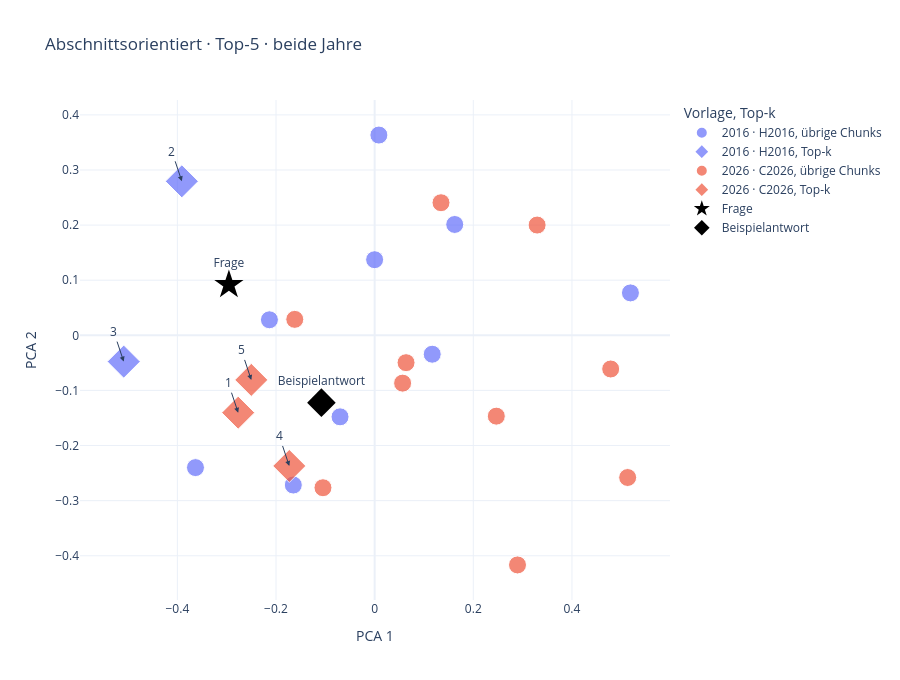

Notebook code for this chart:
### Code cell
plot_data = selection.copy()
plot_data["Top-k"] = np.where(plot_data["item_id"].isin(top_ids), "Top-k", "übrige Chunks")
plot_data["Punktgrösse"] = np.where(plot_data["item_id"].isin(top_ids), 16, 8)
plot_data["Auszug"] = plot_data["text"].str.slice(0, 240)

fig = px.scatter(
    plot_data,
    x="pca_1",
    y="pca_2",
    color="year_label",
    symbol="Top-k",
    size="Punktgrösse",
    size_max=18,
    hover_name="item_id",
    hover_data={
        "role": True,
        "pages": True,
        "similarity": ":.3f",
        "Auszug": True,
        "pca_1": False,
        "pca_2": False,
        "Punktgrösse": False,
    },
    title=f"{plot_data['strategy_label'].iloc[0]} · Top-{TOP_K} · " + ("nur 2026" if NUR_2026 else "beide Jahre"),
    labels={"pca_1": "PCA 1", "pca_2": "PCA 2", "year_label": "Vorlage"},
)

specials = points.query("kind != 'chunk'")
for _, row in specials.iterrows():
    fig.add_trace(go.Scatter(
        x=[row["pca_1"]], y=[row["pca_2"]],
        mode="markers+text", name=row["label"], text=[row["label"]],
        textposition="top center",
        marker={"symbol": "star" if row["kind"] == "question" else "diamond", "size": 22, "color": "black"},
        hovertext=textwrap.shorten(row["text"], width=500, placeholder=" …"), hoverinfo="text",
    ))

for _, row in top.iterrows():
    fig.add_annotation(x=row["pca_1"], y=row["pca_2"], text=str(int(row["rank"])), showarrow=True, arrowhead=2)

fig.update_layout(template="plotly_white", height=680)
fig.show()

### Figure 1 — Plotly figure (JSON) as saved in the notebook; plotly's stock layout.template omitted (floating-point values rounded to 4 significant figures)
{"data": [{"customdata": [["Kurzfassung und Behördenposition", 5, 0.5484, "Ausgangslage Bei der direkten Bundessteuer zahlen rund 80 000 Zweiverdienerehepaare und zahlreiche Rentnerehepaare mehr als unverheiratete Paare in gleichen wirtschaftlichen Verhältnissen. Bei den kantonalen Steuern zahlen Ehepaare in der R", 8], ["Kurzfassung und Behördenposition", 5, 0.5546, "Bei den Sozialversicherungen sehen Bundesrat und Parlament insgesamt keine Benachteiligung von Ehepaaren. Der Bundesrat stimmte der Initiative ursprünglich zu. Er sah darin eine Möglichkeit, die steuerliche Benachteiligung von Ehepaaren vol", 8], ["Forderungen, Sozialversicherungen und Ehedefinition", 7, 0.5856, "Liegen die Nettoerwerbseinkommen bzw. die Pensionseinkommen unter diesen Schwellenwerten, dann sind Ehepaare bei der direkten Bundessteuer besser gestellt als unverheiratete Paare. Einverdienerehepaare bezahlen generell weniger Steuern als ", 8], ["Umsetzung und Steuermodelle", 8, 0.5922, "Bei Annahme der Initiative müsste der Bundesrat eine Gesetzesvorlage ausarbeiten, welche die steuerliche Benachteiligung von Ehepaaren gänzlich beseitigt. Ehepaare würden bei den Steuern wie schon heute als Wirtschaftsgemeinschaft erfasst u", 8], ["Umsetzung und Steuermodelle", 8, 0.6038, "Mindereinnahmen bei direkter Bundessteuer Die Initiative würde sich hauptsächlich auf die direkte Bundessteuer auswirken, da auf kantonaler Ebene Ehepaare bereits heute in der Regel steuerlich besser gestellt sind als unverheiratete Paare. ", 8], ["Finanzielle Folgen", 9, 0.3788, "Alternative Steuerberechnung: rund 1,2 Milliarden Franken pro Jahr, Splitting: je nach Art des Splittings zwischen rund 1,2 und 2,3 Milliarden Franken pro Jahr. Da den Kantonen 17 Prozent der direkten Bundessteuer zufallen, wären sie ebenfa", 8], ["Argumente des Initiativkomitees", 11, 0.6124, "Ungerechtigkeit beseitigen Es ist ungerecht: Verheiratete Paare und eingetragene Partnerschaften werden gegenüber Konkubinatspaaren bei den Steuern und den Sozialversicherungen benachteiligt. Bei gleichen Einkommens- und Vermögensverhältnis", 8], ["Argumente des Initiativkomitees", 11, 0.5919, "Paare sollen gemeinsam besteuert werden Der Grundsatz der Nicht-Benachteiligung wird in der Bundesverfassung verankert. Verheiratete und eingetragene Paare dürfen bei der Besteuerung und den Sozialversicherungen nicht benachteiligt und soll", 8], ["Argumente von Bundesrat und Parlament", 12, 0.5589, "nicht ausschliessen Das heutige Steuersystem sieht die gemeinsame Besteuerung von Ehemann und Ehefrau vor. Die Initiative will diesen Grundsatz in die Verfassung schreiben. Damit wäre aber ein Wechsel zur getrennten Besteuerung von Ehemann ", 8]], "hovertemplate": "<b>%{hovertext}</b><br><br>Vorlage=2016 · H2016<br>Top-k=übrige Chunks<br>role=%{customdata[0]}<br>pages=%{customdata[1]}<br>similarity=%{customdata[2]:.3f}<br>Auszug=%{customdata[3]}<extra></extra>", "hovertext": ["H2016-P05-ABSCHNITT-01", "H2016-P05-ABSCHNITT-02", "H2016-P07-ABSCHNITT-01", "H2016-P08-ABSCHNITT-01", "H2016-P08-ABSCHNITT-02", "H2016-P09-ABSCHNITT-01", "H2016-P11-ABSCHNITT-01", "H2016-P11-ABSCHNITT-02", "H2016-P12-ABSCHNITT-02"], "legendgroup": "2016 · H2016, übrige Chunks", "marker": {"color": "#636efa", "size": [8, 8, 8, 8, 8, 8, 8, 8, 8], "sizemode": "area", "sizeref": 0.04938, "symbol": "circle"}, "mode": "markers", "name": "2016 · H2016, übrige Chunks", "orientation": "v", "showlegend": true, "type": "scatter", "x": [0.1623, -0.3633, -8.42e-05, -0.1649, 0.1167, 0.5186, 0.008559, -0.2133, -0.07019], "xaxis": "x", "y": [0.2012, -0.24, 0.1372, -0.2717, -0.0343, 0.07702, 0.3634, 0.02817, -0.1479], "yaxis": "y"}, {"customdata": [["Forderungen, Sozialversicherungen und Ehedefinition", 7, 0.6517, "Definition der Ehe Die Initiative will zudem die Ehe als die auf Dauer angelegte und gesetzlich geregelte Lebensgemeinschaft von Mann und Frau definieren. Diese Auffassung der Ehe entspricht zwar der heutigen Auslegung der Verfassung. Bei A", 16], ["Argumente von Bundesrat und Parlament", 12, 0.6485, "Der Bundesrat hat in den letzten Jahren mehrere Anläufe genommen, die verfassungswidrige Schlechterstellung von Ehepaaren gegenüber unverheirateten Paaren bei der direkten Bundessteuer vollständig zu beseitigen. Das Parlament unterstützt di", 16]], "hovertemplate": "<b>%{hovertext}</b><br><br>Vorlage=2016 · H2016<br>Top-k=Top-k<br>role=%{customdata[0]}<br>pages=%{customdata[1]}<br>similarity=%{customdata[2]:.3f}<br>Auszug=%{customdata[3]}<extra></extra>", "hovertext": ["H2016-P07-ABSCHNITT-02", "H2016-P12-ABSCHNITT-01"], "legendgroup": "2016 · H2016, Top-k", "marker": {"color": "#636efa", "size": [16, 16], "sizemode": "area", "sizeref": 0.04938, "symbol": "diamond"}, "mode": "markers", "name": "2016 · H2016, Top-k", "orientation": "v", "showlegend": true, "type": "scatter", "x": [-0.3909, -0.5087], "xaxis": "x", "y": [0.2795, -0.0477], "yaxis": "y"}, {"customdata": [["Ausgangslage und Individualbesteuerung", 37, 0.4861, "Verheiratete werden heute gemeinsam besteuert und Unverheiratete individuell, auch wenn diese als Paar zusammenleben. Die Einkommen beziehungsweise Vermögen eines Ehepaars werden für die Besteuerung also zusammengerechnet. Dadurch gelangen ", 8], ["Ausgangslage und Individualbesteuerung", 37, 0.5744, "Am 8. März 2026 hat das Stimmvolk das Bundesgesetz über die Individualbesteuerung angenommen. Es sieht vor, dass auch Verheiratete bei Bund, Kantonen und Gemeinden spätestens ab 2032 individuell besteuert werden. Das heisst, dass jede Perso", 8], ["Ausgangslage und Individualbesteuerung", 37, 0.4755, "Steuerprogression bedeutet, dass Personen mit hohem Einkommen oder Vermögen in Prozent mehr Steuern bezahlen als Personen mit tieferen Einkommen oder Vermögen. Erreicht wird dies dadurch, dass der Steuersatz mit zunehmendem Einkommen und Ve", 8], ["Forderungen und Übergangsbestimmungen", 38, 0.5197, "Das Parlament müsste die Forderungen der Initiative in einem Gesetz umsetzen. Hierfür könnte das Parlament unterschiedliche Steuermodelle wie das Vollsplitting, das Teilsplitting oder die alternative Steuerberechnung anwenden. Die Initiativ", 8], ["Finanzielle Folgen und Erwerbsanreize", 40, 0.3291, "Die finanziellen Auswirkungen für Bund und Kantone hängen davon ab, wie das Parlament die Initiative umsetzt. Es wäre insbesondere in der Festlegung der Steuertarife grundsätzlich frei. Bei einer Umsetzung gestützt auf die heute geltenden S", 8], ["Finanzielle Folgen und Erwerbsanreize", 40, 0.4985, "Wenn bei einem Ehepaar die zweitverdienende Person ihr Pensum ausbaut, dann fallen bei der gemeinsamen Besteuerung auf dem zusätzlichen Einkommen höhere Steuern an als bei der Individualbesteuerung. Die Anreize für Zweitverdienende, ihr Erw", 8], ["Verhältnis von Bund und Kantonen", 41, 0.4232, "Die jährlichen Einnahmen aus der direkten Bundessteuer würden mit der alternativen Steuerberechnung je nach Umsetzung um schätzungsweise 680 Millionen bis 1,4 Milliarden Franken sinken.4 Von diesen Mindereinnahmen würden rund 140 bis 300 Mi", 8], ["Verhältnis von Bund und Kantonen", 41, 0.5042, "Ehepaare müssten anders als bei der Individualbesteuerung weiterhin eine gemeinsame Steuererklärung einreichen. Bei der alternativen Steuerberechnung nähme die Komplexität für Steuerbehörden und Steuerpflichtige vor allem dann zu, wenn gewi", 8], ["Argumente des Initiativkomitees", 44, 0.6218, "Die Schweizer Bevölkerung hat entschieden, dass die steuerliche Benachteiligung von Ehepaaren abgeschafft werden soll. Die Fairness-Initiative verankert dazu einen klaren Grundsatz in der Bundesverfassung: Ehepaare werden bei der direkten B", 8], ["Argumente von Bundesrat und Parlament", 46, 0.3399, "Die Initiative betrifft nur die direkte Bundessteuer. Die Individualbesteuerung dagegen regelt die Besteuerung auf Bundes-, Kantons- und Gemeindeebene. Bei einer Annahme der Initiative könnten widersprüchliche Systeme entstehen: gemeinsame ", 8]], "hovertemplate": "<b>%{hovertext}</b><br><br>Vorlage=2026 · C2026<br>Top-k=übrige Chunks<br>role=%{customdata[0]}<br>pages=%{customdata[1]}<br>similarity=%{customdata[2]:.3f}<br>Auszug=%{customdata[3]}<extra></extra>", "hovertext": ["C2026-P37-ABSCHNITT-01", "C2026-P37-ABSCHNITT-02", "C2026-P37-ABSCHNITT-03", "C2026-P38-ABSCHNITT-02", "C2026-P40-ABSCHNITT-01", "C2026-P40-ABSCHNITT-02", "C2026-P41-ABSCHNITT-01", "C2026-P41-ABSCHNITT-02", "C2026-P44-ABSCHNITT-01", "C2026-P46-ABSCHNITT-02"], "legendgroup": "2026 · C2026, übrige Chunks", "marker": {"color": "#EF553B", "size": [8, 8, 8, 8, 8, 8, 8, 8, 8, 8], "sizemode": "area", "sizeref": 0.04938, "symbol": "circle"}, "mode": "markers", "name": "2026 · C2026, übrige Chunks", "orientation": "v", "showlegend": true, "type": "scatter", "x": [0.1345, 0.05667, 0.3294, -0.1048, 0.5129, 0.2466, 0.4785, 0.06364, -0.162, 0.2896], "xaxis": "x", "y": [0.2406, -0.08675, 0.2001, -0.2765, -0.258, -0.1467, -0.06109, -0.04961, 0.02894, -0.4167], "yaxis": "y"}, {"customdata": [["Forderungen und Übergangsbestimmungen", 38, 0.6381, "Das Bundesgesetz über die Individualbesteuerung befand sich in der parlamentarischen Beratung, als die vorliegende Volksinitiative 2024 zustande kam. Die Initiative will wie das Bundesgesetz die Heiratsstrafe abschaffen. Sie verlangt im Geg", 16], ["Argumente des Initiativkomitees", 44, 0.6281, "Ehepaare füllen weiterhin nur eine gemeinsame Steuererklärung aus. So wird die Heiratsstrafe abgeschafft, ohne einen umfassenden Umbau des Steuerwesens und ohne Millionen zusätzlicher Steuererklärungen. Über die genaue Ausgestaltung wird da", 16], ["Argumente von Bundesrat und Parlament", 46, 0.7309, "Die Volksinitiative würde Verheiratete gegenüber Unverheirateten privilegieren. Sie ist zudem mit der vom Volk angenommenen Individualbesteuerung nicht vereinbar und schafft Unsicherheiten im Steuersystem. Bundesrat und Parlament lehnen die", 16]], "hovertemplate": "<b>%{hovertext}</b><br><br>Vorlage=2026 · C2026<br>Top-k=Top-k<br>role=%{customdata[0]}<br>pages=%{customdata[1]}<br>similarity=%{customdata[2]:.3f}<br>Auszug=%{customdata[3]}<extra></extra>", "hovertext": ["C2026-P38-ABSCHNITT-01", "C2026-P44-ABSCHNITT-02", "C2026-P46-ABSCHNITT-01"], "legendgroup": "2026 · C2026, Top-k", "marker": {"color": "#EF553B", "size": [16, 16, 16], "sizemode": "area", "sizeref": 0.04938, "symbol": "diamond"}, "mode": "markers", "name": "2026 · C2026, Top-k", "orientation": "v", "showlegend": true, "type": "scatter", "x": [-0.1731, -0.2501, -0.2767], "xaxis": "x", "y": [-0.237, -0.08093, -0.1404], "yaxis": "y"}, {"hoverinfo": "text", "hovertext": "Wie unterscheidet sich die Fairness-Initiative von 2026 von der Initiative «Für Ehe und Familie – gegen die Heiratsstrafe» von 2016?", "marker": {"color": "black", "size": 22, "symbol": "star"}, "mode": "markers+text", "name": "Frage", "text": ["Frage"], "textposition": "top center", "type": "scatter", "x": [-0.2955], "y": [0.09167]}, {"hoverinfo": "text", "hovertext": "Die Initiative von 2016 verband die Beseitigung steuerlicher Nachteile mit Sozialversicherungen, einer gemeinsamen Besteuerung und einer Definition der Ehe als Gemeinschaft von Mann und Frau. Die Fairness-Initiative von 2026 betrifft dagegen die gemeinsame Besteuerung bei der direkten Bundessteuer im Konflikt mit der bereits beschlossenen Individualbesteuerung. Sie enthält weder die damalige AHV-Regelung noch die damalige Definition der Ehe.", "marker": {"color": "black", "size": 22, "symbol": "diamond"}, "mode": "markers+text", "name": "Beispielantwort", "text": ["Beispielantwort"], "textposition": "top center", "type": "scatter", "x": [-0.108], "y": [-0.1222]}], "layout": {"annotations": [{"arrowhead": 2, "showarrow": true, "text": "1", "x": -0.2767, "y": -0.1404}, {"arrowhead": 2, "showarrow": true, "text": "2", "x": -0.3909, "y": 0.2795}, {"arrowhead": 2, "showarrow": true, "text": "3", "x": -0.5087, "y": -0.0477}, {"arrowhead": 2, "showarrow": true, "text": "4", "x": -0.1731, "y": -0.237}, {"arrowhead": 2, "showarrow": true, "text": "5", "x": -0.2501, "y": -0.08093}], "height": 680, "legend": {"itemsizing": "constant", "title": {"text": "Vorlage, Top-k"}, "tracegroupgap": 0}, "title": {"text": "Abschnittsorientiert · Top-5 · beide Jahre"}, "xaxis": {"anchor": "y", "domain": [0, 1], "title": {"text": "PCA 1"}}, "yaxis": {"anchor": "x", "domain": [0, 1], "title": {"text": "PCA 2"}}}}
